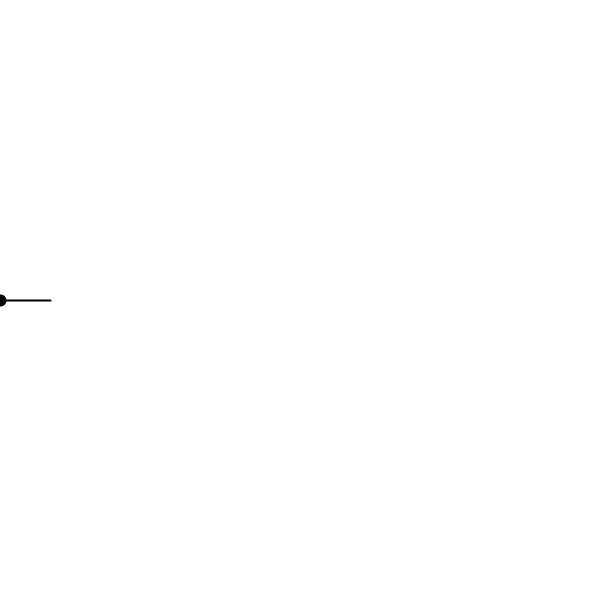
Frame 1 (no input)
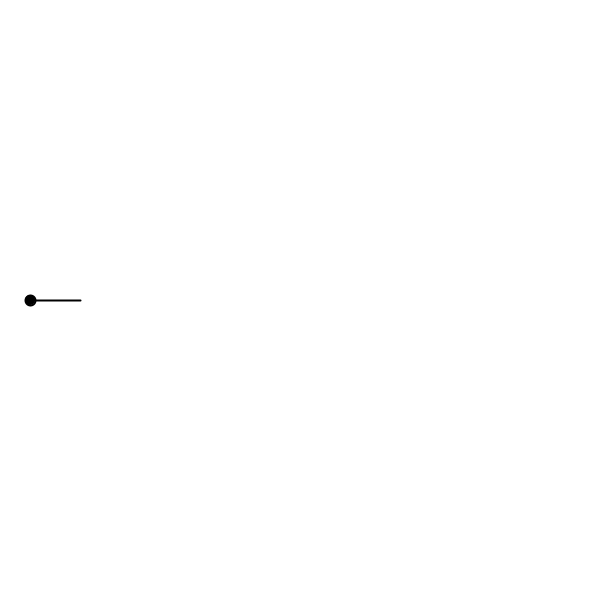
Frame 60 (the mouse pressed at the canvas centre just before this capture)
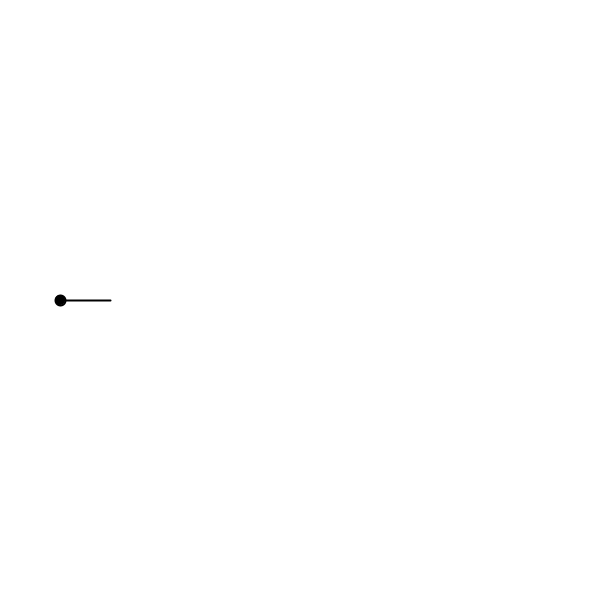
Frame 120 (the mouse held since frame 60 and released just before this capture)

The Processing sketch that drew these frames (run headless with seeded random() and noise(); from frame 60 on, the mouse is pressed at the canvas centre):

// Processing sketch: Predkosc2
// ── Predkosc2.pde

PVector p=new PVector(0,300);
float czas=0.5;
PVector predkosc=new PVector(1.0,0.0);

void setup(){
   size(600,600);
   frameRate(30);
}

void draw(){
   background(255);
   stroke(0);
   strokeWeight(2);
   fill(0);
   
   p=PVector.add(p,PVector.mult(predkosc,czas));
  
   ellipse(p.x,p.y,10,10);

   // predkosc
   line(p.x,p.y,p.x+predkosc.x*50,p.y+predkosc.y*50);
}

void keyPressed(){
   if(key=='w'){
      predkosc.y-=0.2; 
   }
   else if(key=='z'){
      predkosc.y+=0.2; 
   }
   else if(key=='a'){
      predkosc.x-=0.2;
   }
   else if(key=='s'){
      predkosc.x+=0.2; 
   }
   
   println("Predkosc: ["+predkosc.x+"m/s,"+predkosc.y+"m/s]");
}
